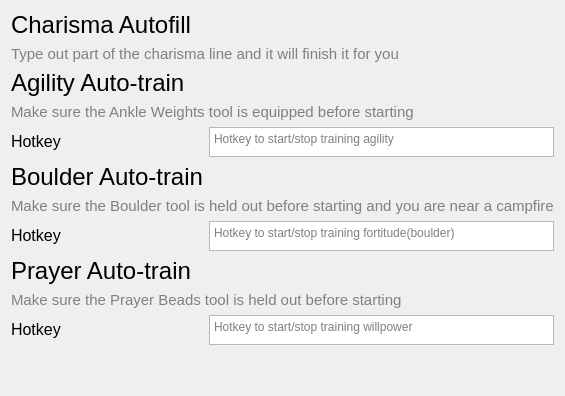
         <widget class="QWidget" name="progressionPage">
          <layout class="QGridLayout" name="gridLayout_12">
           <item row="0" column="0" colspan="2">
            <widget class="QLabel" name="CharismaAutofillLabel">
             <property name="text">
              <string>&lt;html&gt;&lt;head/&gt;&lt;body&gt;&lt;p&gt;&lt;span style=&quot; font-size:18pt;&quot;&gt;Charisma Autofill&lt;/span&gt;&lt;/p&gt;&lt;/body&gt;&lt;/html&gt;</string>
             </property>
            </widget>
           </item>
           <item row="7" column="0">
            <widget class="QLabel" name="label_26">
             <property name="text">
              <string>&lt;html&gt;&lt;head/&gt;&lt;body&gt;&lt;p&gt;&lt;span style=&quot; font-size:12pt;&quot;&gt;Hotkey&lt;/span&gt;&lt;/p&gt;&lt;/body&gt;&lt;/html&gt;</string>
             </property>
            </widget>
           </item>
           <item row="1" column="0" colspan="4">
            <widget class="QLabel" name="label_13">
             <property name="font">
              <font>
               <pointsize>11</pointsize>
              </font>
             </property>
             <property name="styleSheet">
              <string notr="true">color:grey;</string>
             </property>
             <property name="text">
              <string>Type out part of the charisma line and it will finish it for you</string>
             </property>
            </widget>
           </item>
           <item row="4" column="3">
            <widget class="QPlainTextEdit" name="AnkleWeightsTrainingHotkey">
             <property name="minimumSize">
              <size>
               <width>0</width>
               <height>30</height>
              </size>
             </property>
             <property name="maximumSize">
              <size>
               <width>16777215</width>
               <height>30</height>
              </size>
             </property>
             <property name="styleSheet">
              <string notr="true"/>
             </property>
             <property name="placeholderText">
              <string>Hotkey to start/stop training agility</string>
             </property>
            </widget>
           </item>
           <item row="2" column="0" colspan="2">
            <widget class="QLabel" name="AnkleWeightsLabel">
             <property name="text">
              <string>&lt;html&gt;&lt;head/&gt;&lt;body&gt;&lt;p&gt;&lt;span style=&quot; font-size:18pt;&quot;&gt;Agility Auto-train&lt;/span&gt;&lt;/p&gt;&lt;/body&gt;&lt;/html&gt;</string>
             </property>
            </widget>
           </item>
           <item row="7" column="3">
            <widget class="QPlainTextEdit" name="BoulderTrainingHotkey">
             <property name="minimumSize">
              <size>
               <width>0</width>
               <height>30</height>
              </size>
             </property>
             <property name="maximumSize">
              <size>
               <width>16777215</width>
               <height>30</height>
              </size>
             </property>
             <property name="styleSheet">
              <string notr="true"/>
             </property>
             <property name="placeholderText">
              <string>Hotkey to start/stop training fortitude(boulder)</string>
             </property>
            </widget>
           </item>
           <item row="4" column="0">
            <widget class="QLabel" name="label_25">
             <property name="text">
              <string>&lt;html&gt;&lt;head/&gt;&lt;body&gt;&lt;p&gt;&lt;span style=&quot; font-size:12pt;&quot;&gt;Hotkey&lt;/span&gt;&lt;/p&gt;&lt;/body&gt;&lt;/html&gt;</string>
             </property>
            </widget>
           </item>
           <item row="16" column="3">
            <spacer name="verticalSpacer_6">
             <property name="orientation">
              <enum>Qt::Orientation::Vertical</enum>
             </property>
             <property name="sizeHint" stdset="0">
              <size>
               <width>20</width>
               <height>40</height>
              </size>
             </property>
            </spacer>
           </item>
           <item row="15" column="3">
            <widget class="QPlainTextEdit" name="WillpowerTrainingHotkey">
             <property name="minimumSize">
              <size>
               <width>0</width>
               <height>30</height>
              </size>
             </property>
             <property name="maximumSize">
              <size>
               <width>16777215</width>
               <height>30</height>
              </size>
             </property>
             <property name="styleSheet">
              <string notr="true"/>
             </property>
             <property name="placeholderText">
              <string>Hotkey to start/stop training willpower</string>
             </property>
            </widget>
           </item>
           <item row="3" column="0" colspan="4">
            <widget class="QLabel" name="label_27">
             <property name="font">
              <font>
               <pointsize>11</pointsize>
              </font>
             </property>
             <property name="styleSheet">
              <string notr="true">color:grey;</string>
             </property>
             <property name="text">
              <string>Make sure the Ankle Weights tool is equipped before starting</string>
             </property>
            </widget>
           </item>
           <item row="15" column="0">
            <widget class="QLabel" name="label_30">
             <property name="text">
              <string>&lt;html&gt;&lt;head/&gt;&lt;body&gt;&lt;p&gt;&lt;span style=&quot; font-size:12pt;&quot;&gt;Hotkey&lt;/span&gt;&lt;/p&gt;&lt;/body&gt;&lt;/html&gt;</string>
             </property>
            </widget>
           </item>
           <item row="5" column="0" colspan="3">
            <widget class="QLabel" name="BoulderTrainingLabel">
             <property name="text">
              <string>&lt;html&gt;&lt;head/&gt;&lt;body&gt;&lt;p&gt;&lt;span style=&quot; font-size:18pt;&quot;&gt;Boulder Auto-train&lt;/span&gt;&lt;/p&gt;&lt;/body&gt;&lt;/html&gt;</string>
             </property>
            </widget>
           </item>
           <item row="13" column="0">
            <widget class="QLabel" name="WillpowerTrainingLabel">
             <property name="text">
              <string>&lt;html&gt;&lt;head/&gt;&lt;body&gt;&lt;p&gt;&lt;span style=&quot; font-size:18pt;&quot;&gt;Prayer Auto-train&lt;/span&gt;&lt;/p&gt;&lt;/body&gt;&lt;/html&gt;</string>
             </property>
            </widget>
           </item>
           <item row="6" column="0" colspan="4">
            <widget class="QLabel" name="label_28">
             <property name="font">
              <font>
               <pointsize>11</pointsize>
              </font>
             </property>
             <property name="styleSheet">
              <string notr="true">color:grey;</string>
             </property>
             <property name="text">
              <string>Make sure the Boulder tool is held out before starting and you are near a campfire</string>
             </property>
            </widget>
           </item>
           <item row="14" column="0" colspan="4">
            <widget class="QLabel" name="label_38">
             <property name="font">
              <font>
               <pointsize>11</pointsize>
              </font>
             </property>
             <property name="styleSheet">
              <string notr="true">color:grey;</string>
             </property>
             <property name="text">
              <string>Make sure the Prayer Beads tool is held out before starting</string>
             </property>
            </widget>
           </item>
          </layout>
         </widget>
